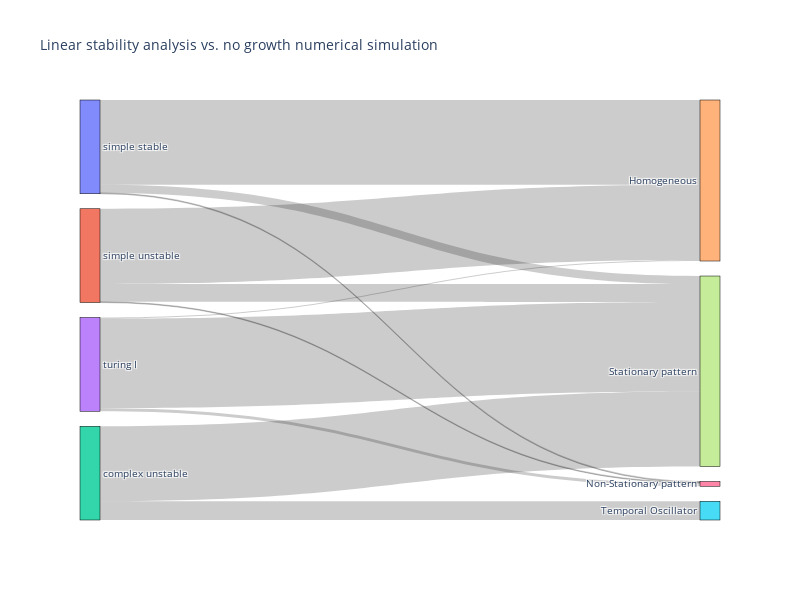

Here is the notebook cell this chart was saved with:
### Code cell
labels =list( lsa_vs_numerical_cf.index)
columns = list(lsa_vs_numerical_cf.columns)
# Create the nodes for the Sankey Diagram
import plotly.graph_objects as go
import pandas as pd




# Create a list of node labels (inputs and outputs)
node_labels = labels + columns

color_list = ['blue', 'green', 'orange', 'purple', 'red','yellow','black','brown','pink']

input_colors={}
for l,c in zip(node_labels,color_list):
    input_colors[l]=c

# Prepare data for Plotly Sankey Diagram
link_source = []
link_target = []
link_value = []
link_color=[]

for i, row_label in enumerate(labels):
    # input_color = input_colors[row_label]
    # input_color='blue'
    for j, col_label in enumerate(columns):
        print(row_label, col_label)

        count = lsa_vs_numerical_cf.loc[row_label, col_label]
        link_source.append(i)
        link_target.append(len(labels) + j)
        link_value.append(count)
        # link_color.append(input_color)


# Create the Plotly Sankey Diagram
fig = go.Figure(data=[go.Sankey(
    node=dict(
        pad=15,
        thickness=20,
        line=dict(color="black", width=0.5),
        label=node_labels,
        # color=link_color,
    ),
    link=dict(
        source=link_source,
        target=link_target,
        value=link_value,
        # color=link_color
    )
)])

# Customize the plot layout
fig.update_layout(
    title_text="Linear stability analysis vs. no growth numerical simulation",
    font_size=10,
    width=800,
    height=600,
)

# Show the plot
fig.show()

### Figure 1 — Plotly figure (JSON) as saved in the notebook; plotly's stock layout.template omitted (floating-point values rounded to 4 significant figures)
{"data": [{"link": {"source": [0, 0, 0, 0, 1, 1, 1, 1, 2, 2, 2, 2, 3, 3, 3, 3], "target": [4, 5, 6, 7, 4, 5, 6, 7, 4, 5, 6, 7, 4, 5, 6, 7], "value": [90.49, 0, 0.9202, 8.589, 80.17, 0, 0.8264, 19.01, 0, 20, 0, 80, 1.099, 0, 3.297, 95.6]}, "node": {"label": ["simple stable", "simple unstable", "complex unstable", "turing I", "Homogeneous", "Temporal Oscillator", "Non-Stationary pattern", "Stationary pattern"], "line": {"color": "black", "width": 0.5}, "pad": 15, "thickness": 20}, "type": "sankey"}], "layout": {"font": {"size": 10}, "height": 600, "title": {"text": "Linear stability analysis vs. no growth numerical simulation"}, "width": 800}}
